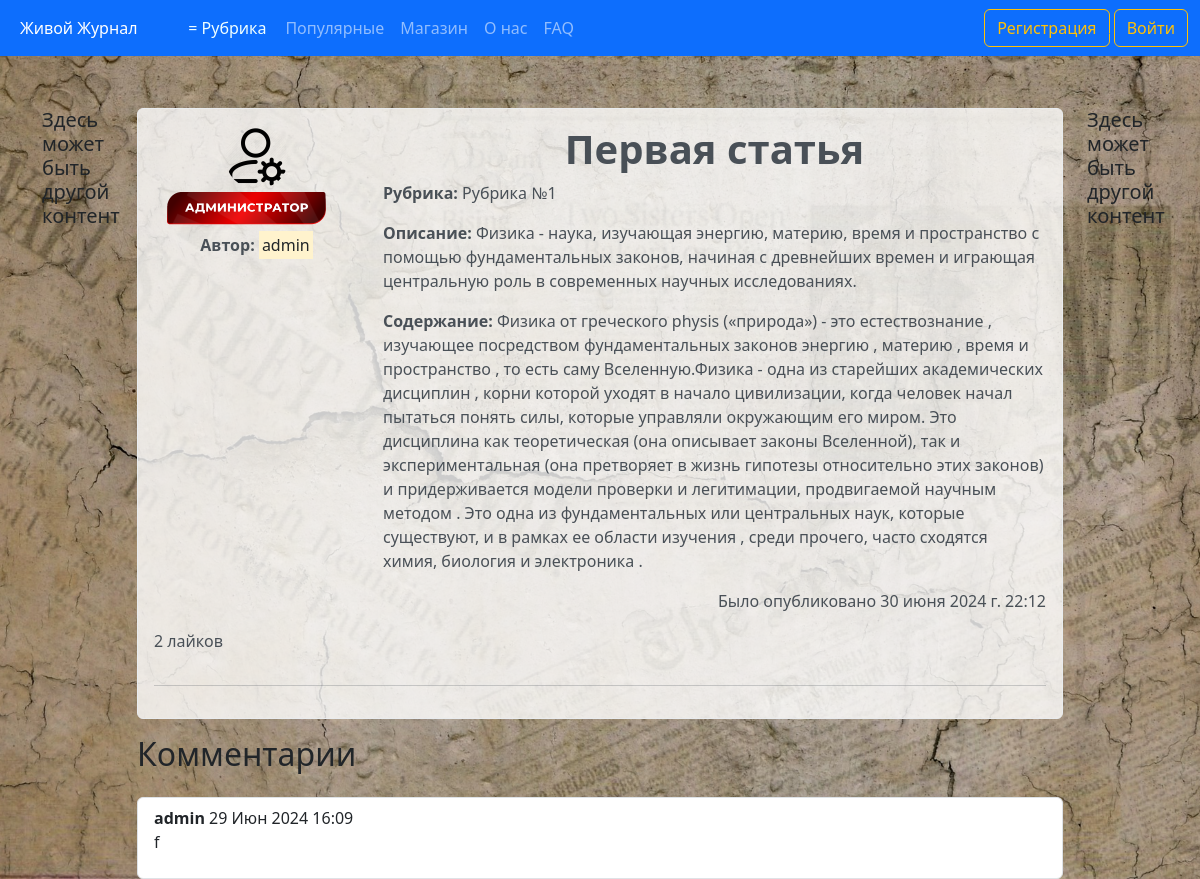
/articles/1, run on the app's committed database.
### journal/models.py (models this page shows, shortened)
class Article(models.Model):
    CATEGORY_CHOICES = [
        ('Category №1', 'Рубрика №1'),
        ('Category №2', 'Рубрика №2'),
        ('Category №3', 'Рубрика №3'),
        ('Category №4', 'Рубрика №4'),
        ('Category №5', 'Рубрика №5'),
    ]
    title = models.CharField('Название', max_length=100)
    description = models.TextField('Описание')
    text = models.TextField('Основной текст')
    category = models.CharField(max_length=50, verbose_name='Рубрика', choices=CATEGORY_CHOICES, default='Рубрика №1')
    author = models.ForeignKey(User, verbose_name='Автор', on_delete=models.CASCADE)
    publication = models.BooleanField('Статус публикации', default=False)
    date = models.DateTimeField('Дата', default=timezone.now)
    likes = models.IntegerField('Количество лайков', default=0)
    class Meta:
        verbose_name = 'Статью'
        verbose_name_plural = 'Статьи'

class Comment(models.Model):
    article = models.ForeignKey(Article, verbose_name='Статья', related_name='comments', on_delete=models.CASCADE)
    author = models.ForeignKey(User, verbose_name='Комментатор', on_delete=models.CASCADE)
    text = models.TextField('Комментарий')
    date = models.DateTimeField('Дата', default=timezone.now)
    class Meta:
        verbose_name = 'Комментарий'
        verbose_name_plural = 'Комментарии'

### users/models.py (models this page shows, shortened)
class Profile(models.Model):
    STATUS_CHOICES = {
        ('User', 'Пользователь'),
        ('User VIP', 'VIP пользователь'),
        ('Admin', 'Администратор'),
    }
    user = models.OneToOneField(User, verbose_name='Имя пользователя', on_delete=models.CASCADE)
    img = models.ImageField('Фото пользователя', default='default_user.png', upload_to='user_images')
    status = models.CharField(max_length=20, verbose_name='Статус пользователя', choices=STATUS_CHOICES, default='User')
    vip_status_expiry = models.DateTimeField(verbose_name='Окончание VIP статуса', null=True, blank=True)
    class Meta:
        verbose_name = 'Профаил'
        verbose_name_plural = 'Профайлы'

### journal/views.py (the view)
# urls.py: path('articles/<int:pk>', views.ArticleDetailView.as_view(), name='articles-detail'),
class ArticleDetailView(DetailView):
    model = Article
    context_object_name = 'article'
    template_name = 'journal/articles_detail.html'
    def get_object(self, queryset=None):
        article = super().get_object(queryset)
        if not article.publication:
            raise Http404("Статья не опубликована")
        return article
    def get_context_data(self, **kwargs):
        ctx = super().get_context_data(**kwargs)
        user = self.request.user
        if user.is_authenticated:
            profile = Profile.objects.get(user=user)
            ctx['profile'] = profile
            ctx['comment_form'] = CommentForm()
            ctx['user_has_liked'] = Like.objects.filter(article=self.object, liked_by=user, like=True).exists()
            ctx['is_following'] = Follow.objects.filter(follower=user, following=self.object.author).exists()
        return ctx

### journal/templates/journal/articles_detail.html (shortened to what this page needs)
{% extends 'journal/base.html' %}
{% block home_active %}
  active
{% endblock %}
{% block content %}
  <div class="container mt-5">
    <div class="row">
      <div class="col-md-1 sidebar">
        <h5>Здесь может быть другой контент</h5>
      </div>
      <div class="col-md-10">
        <div class="alert alert-light">
          <div class="row">
            <div class="col-md-3">
              <a href="{% url 'user-articles' article.author %}" class="no-underline">
                <div class="profile-container">
                  <img src="{{ article.author.profile.img.url }}" alt="{{ article.author }}" class="user_images">
                  {% if article.author.profile.status == 'User' %}
                    <img src="/pictures/main_page/user_label.png" alt="Badge" width="180">
                  {% elif article.author.profile.status == 'Admin' %}
                    <img src="/pictures/main_page/admin_label.png" alt="Badge" width="180">
                  {% else %}
                    <img src="/pictures/main_page/user_vip_label.png" alt="Badge" width="180">
                  {% endif %}
                  <p><b>Автор:</b> <mark>{{ article.author }}</mark></p>
                </div>
              </a>
            </div>
            <div class="col-md-9">
              <h1 style="text-align: center;"><strong>{{ article.title }}</strong></h1>
              <p><b>Рубрика:</b> {{ article.get_category_display }}</p>
              <p><b>Описание:</b> {{ article.description|safe }}</p>
              <p><b>Содержание:</b> {{ article.text|safe }}</p>
              <p class="right-align">Было опубликовано {{ article.date }}</p>
            </div>
            <div class="like-section">
              <p>{{ article.likes }} лайков</p>
            </div>
          </div>
          <hr>
        </div>
        <h2>Комментарии</h2>
        <ul class="list-group mt-4">
          {% for comment in article.comments.all %}
            <li class="list-group-item">
              <strong>{{ comment.author.username }}</strong> {{ comment.date|date:"d M Y H:i" }}
              <p>{{ comment.text }}</p>
            </li>
          {% empty %}
            <li class="list-group-item">Комментариев пока нет.</li>
          {% endfor %}
        </ul>
      </div>
      <div class="col-md-1 sidebar">
        <h5>Здесь может быть другой контент</h5>
      </div>
    </div>
  </div>
{% endblock %}

### journal/static/journal/main.css (style rules this page uses)
.user_images { width: 64px; height: 64px; border-radius: 50%; margin-right: 15px; }
body { background-repeat: no-repeat; background-size: cover; background-attachment: fixed; background-position: center; padding-top: 60px; }
.alert-light { background-color: rgba(255, 255, 255, 0.8); }
.profile-container { text-align: center; }
.user_images { display: block; margin: 0 auto; }
.right-align { text-align: right; }
.no-underline { text-decoration: none; color: inherit; }
.list-group-item { word-wrap: break-word; }

### data on the page
Article: author.profile.img (picture), author "admin", title "Первая статья", category "Рубрика №1", description "Физика - наука, изучающая энергию, материю, время и пространство с помощью фундаментальных законов, начиная с древнейших времен и играющая центральную роль в современных научных исследованиях.", text "Физика от греческого physis («природа») - это естествознание , изучающее посредством фундаментальных законов энергию , материю , время и пространство , то есть саму Вселенную.Физика - одна из старейших академических дисциплин , корни которой уходят в начало цивилизации, когда человек начал пытаться понять силы, которые управляли окружающим его миром. Это дисциплина как теоретическая (она описывает законы Вселенной), так и экспериментальная (она претворяет в жизнь гипотезы относительно этих законов) и придерживается модели проверки и легитимации, продвигаемой научным методом . Это одна из фундаментальных или центральных наук, которые существуют, и в рамках ее области изучения , среди…", date "30 июня 2024 г. 22:12", likes "2"
Comment: author.username "admin", date "29 Июн 2024 16:09", text "f"
